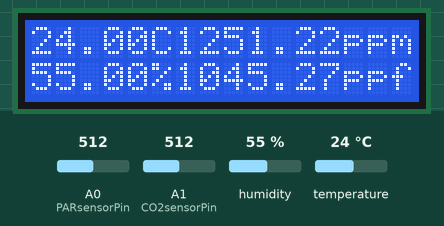
Recording of a sketch running on a simulated Arduino Uno, built with avr-gcc and run on an emulated ATmega328P. Shown: 16×2 character LCD. The test bench sets the inputs (shaded band); at power-on: humidity 55 %, A0 (PARsensorPin) = 512, A1 (CO2sensorPin) = 512, temperature 24 °C. What the sketch prints to the serial monitor is not drawn.

Above: at 1.2 s.
1.3 s: humidity set to 22 %
At 5.5 s:
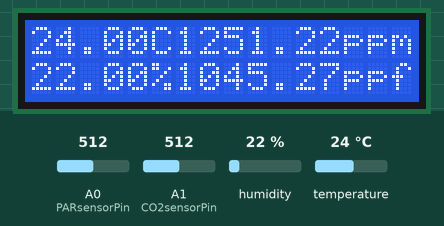
11.7 s: A0 (PARsensorPin) set to 716
At 16.7 s:
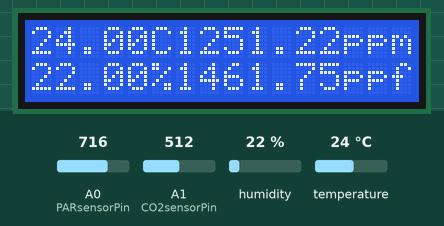
21.8 s: A1 (CO2sensorPin) set to 716
At 26.7 s:
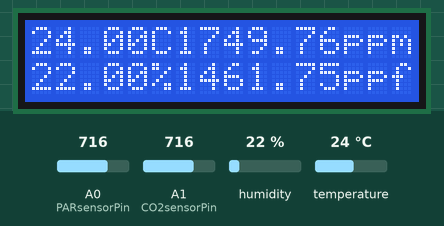
31.9 s: temperature set to 12 °C
At 36.7 s:
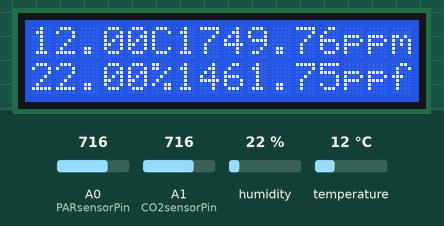
42.0 s: A0 (PARsensorPin) set to 992
At 46.6 s:
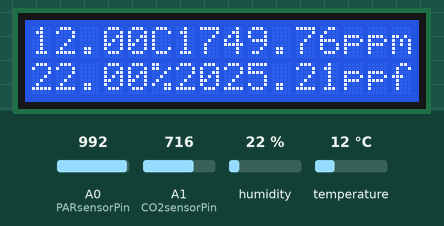
52.2 s: A1 (CO2sensorPin) set to 992
At 56.6 s:
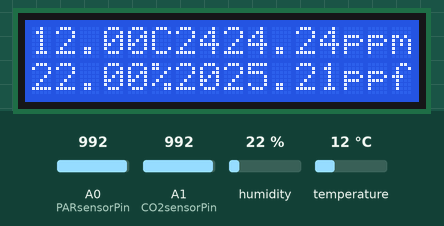
Timing chart, 0 to 58.1 s (numbered marks = the images above; inputs shaded):
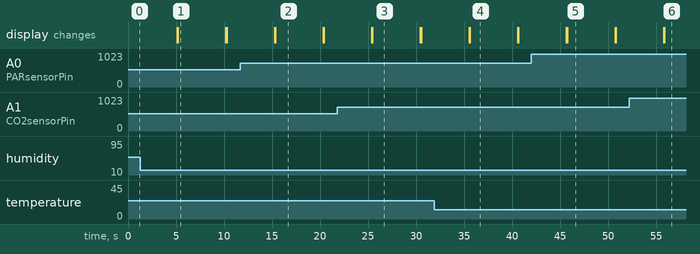

The sketch:

par-DHT-co2-lcd-usb.ino
```cpp
// LCD: GND, Positive, A4, A5
// T-RH: GND, Positive, A3
// Lighting: GND(Red), GND(Black),Positive(Yellow),A0(Green)
// CO2: GND, Vin, A1

#include <Wire.h>
#include <LiquidCrystal_I2C.h>
#include <DHT.h>
#include <DHT_U.h>

#define DHTTYPE    DHT11     // DHT 11
#define DHTPIN A3
DHT_Unified dht(DHTPIN, DHTTYPE);

float temp = 0;
float rel_hum = 0;
int PARsensorPin = A0, CO2sensorPin = A1;
float ppfdsensorValue = 0, ppfd = 0;
float CO2sensorValue = 0, co2 = 0;

LiquidCrystal_I2C lcd(0x27, 16, 2); // set the LCD address to 0x27 for a 16 chars and 2 line display

void setup() {
  Serial.begin(9600); // Start serial communication
  lcd.init();
  lcd.backlight();
  dht.begin();
}

void loop() {
  sensors_event_t event;
  dht.temperature().getEvent(&event);
  temp = event.temperature;
  dht.humidity().getEvent(&event);
  rel_hum = event.relative_humidity;

  ppfdsensorValue = analogRead(PARsensorPin);
  ppfd = (ppfdsensorValue / 1023.0) * (5.0 * 417.7);
  CO2sensorValue = analogRead(CO2sensorPin);
  co2 = CO2sensorValue * 5.0 / 1023 * 500;

  lcd.setCursor(0, 0);
  lcd.print(temp, 2);
  lcd.print("C");
  lcd.print(co2, 2);
  lcd.print("ppm");

  lcd.setCursor(0, 1);
  lcd.print(rel_hum, 2);
  lcd.print("%");
  lcd.print(ppfd, 2);
  lcd.print("ppfd;");


  // Send the measured data over serial communication
  Serial.print("Temperature: ");
  Serial.print(temp);
  Serial.print(" C, Relative Humidity: ");
  Serial.print(rel_hum);
  Serial.print(" %, PAR: ");
  Serial.print(ppfd);
  Serial.print(" ppfd, CO2: ");
  Serial.print(co2);
  Serial.println(" ppm");

  delay(5000); // Delay between readings and display updates
  lcd.clear();
}
```

Measured:
- after the input at 1.3 s, the display: first differs from a run without the input after 3.9 s (image 1)
- after the input at 11.7 s, the display: first differs from a run without the input after 3.6 s (image 2)
- after the input at 21.8 s, the display: first differs from a run without the input after 3.7 s (image 3)
- after the input at 31.9 s, the display: first differs from a run without the input after 3.7 s (image 4)
- after the input at 42.0 s, the display: first differs from a run without the input after 3.7 s (image 5)
- after the input at 52.2 s, the display: first differs from a run without the input after 3.6 s (image 6)
- what the display in image 1 shows lasts 5.0 s, from 5.2 s to 10.2 s
